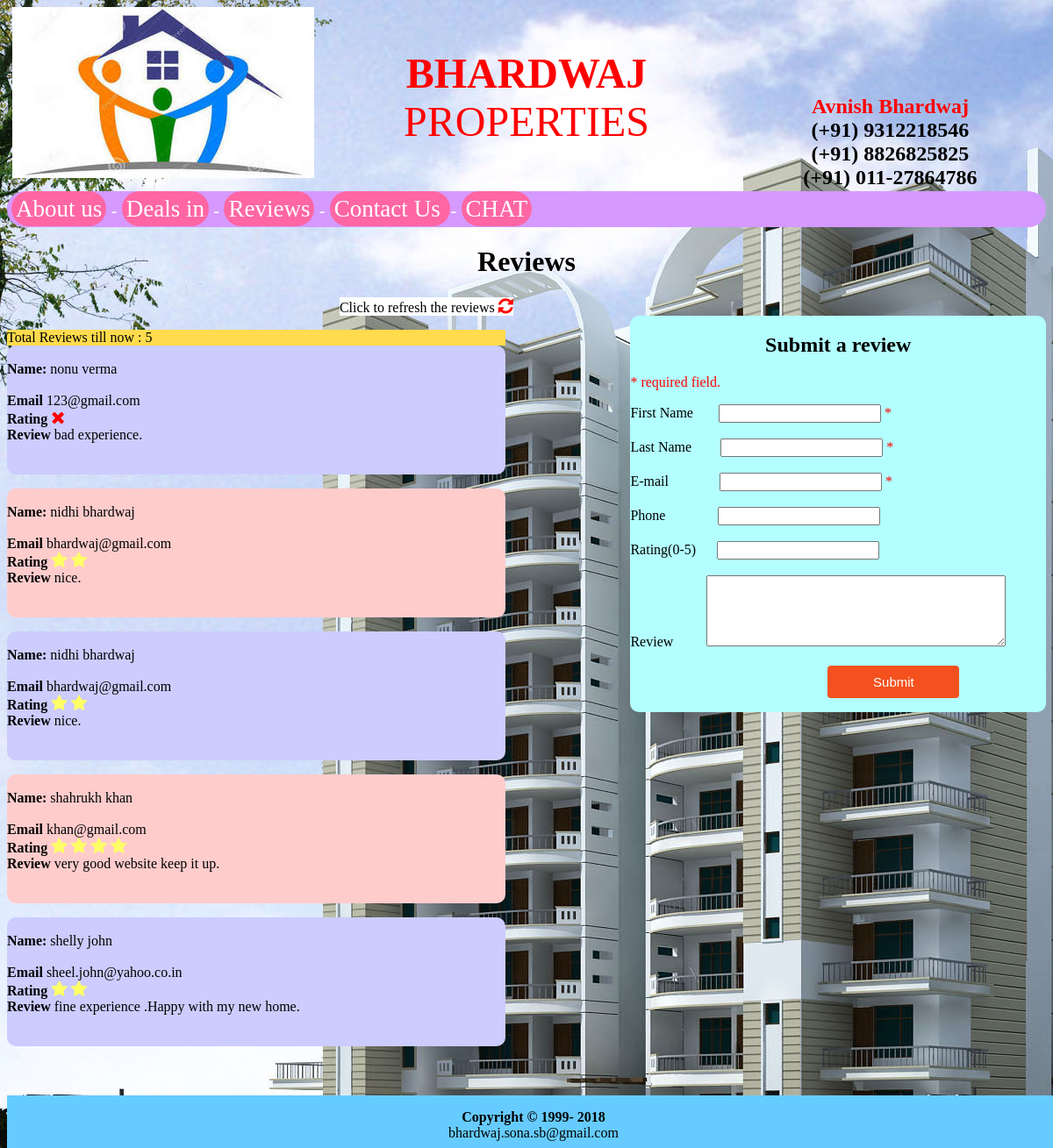
/review.php, run on the app's committed database.
### tables this page shows
CREATE TABLE `Reviews` (
  `id` int(6) UNSIGNED NOT NULL,
  `firstname` varchar(30) NOT NULL,
  `lastname` varchar(30) NOT NULL,
  `email` varchar(50) DEFAULT NULL,
  `phone_number` varchar(100) DEFAULT NULL,
  `rating` int(11) NOT NULL,
  `review` varchar(200) DEFAULT NULL,
  `reg_date` timestamp NOT NULL DEFAULT CURRENT_TIMESTAMP ON UPDATE CURRENT_TIMESTAMP
);

### review.php (the view, shortened to what this page needs)
<html>
<head>
  <?php include 'header.php'; ?>
  <?php include 'menu.php';?>
  <link rel="stylesheet" href="https://cdnjs.cloudflare.com/ajax/libs/font-awesome/4.7.0/css/font-awesome.min.css">
</head>
  <?php
  $fnameErr =$lnameErr= $emailErr  = $phoneErr = $display=$rating="";
  $fname = $lname= $email= $review = $phone_number = $ratingErr="";
  ?>
  <body>
    <h1 align="center">Reviews</h1>
    <div id="refresh" >
      Click to refresh the reviews
      <i type="button" class="fa fa-refresh" style="font-size:20px;color: #ff0000; " onclick="show_comment()"></i>
    </div>
    <div id="wrapper">
      <div id="leftcolumn">
        <?php
        $conn=new mysqli("localhost","root","");
        $sql = "SELECT * FROM Properties.Reviews";
        $result=$conn->query($sql);
        $rows=$result->num_rows;
        echo "<p id='refresh1'> Total Reviews till now :  ". $rows . "</p><bR>";
        $sql = "SELECT id, firstname, lastname ,email , phone_number ,rating,review FROM Properties.Reviews ORDER BY id DESC";
        $result = $conn->query($sql);
        if ($result->num_rows > 0) {
          $flag=0;
          while($row = $result->fetch_assoc()) {
            if($flag==0){
              echo '<p id="review" >';
              $flag=1;
            }
            else{
              echo '<p id="review" style="background-color:#ffcccc;">';
              $flag=0;
            }
            echo "<br> <b>Name: </b> " . $row["firstname"]." " .$row["lastname"]. "<br><br>" ."<b>Email </b>  ". $row["email"]." <br>" ;
            echo "<b>Rating </b> ";
            $i=0;
            if ($row["rating"]==0)
            {
              echo '<i class="fa fa-close" style="font-size:20px;color: #ff0000; "></i> ' ;
            }
            while ($i++ < $row["rating"])
            {
              echo '<i class="fa fa-star" style="font-size:20px;color: #FFFF66; "></i> ' ;
            }
            echo " <br>" ."<b>Review </b>   ". $row["review"]."<br><br><br>";
            echo "</p>";
          }
        } else {
          echo "<br> <h2>No reviews Available </h2>";
        }
        ?>
      </div>
      <div  id="rightcolumn">
        <h2 style="text-align:center;">Submit a review </h2>
        <p><span class="error">* required field.</span></p>
        <form  method="POST" action="<?php echo htmlspecialchars($_SERVER["PHP_SELF"]);?>">
          First Name<span style="display:inline-block ;width:25px;"></span> <input type="text" name="fname" value="<?php echo $fname;?>">
          <span class="error">* <?php echo $fnameErr;?></span>
          <br><br>
          Last  Name <span style="display:inline-block ;width:25px;"></span> <input type="text" name="lname" value="<?php echo $lname;?>">
          <span class="error">* <?php echo $lnameErr;?></span>
          <br><br>
          E-mail <span style="display:inline-block ;width:50px;"></span> <input type="text" name="email" >
          <span class="error">* <?php echo $emailErr;?></span>
          <br><br>
          Phone  <span style="display:inline-block ;width:52px;"></span> <input type="text" name="phone_number" value="<?php echo $phone_number;?>">
          <br><br>
          Rating(0-5)<span style="display:inline-block ;width:20px;"></span> <input name="rating" value="<?php echo $rating;?>">
          <br><br>
          Review <span style="display:inline-block ;width:30px;"></span> <textarea name="review" rows="5" cols="40"><?php echo $review;?></textarea>
          <br><br>
          <button  class="button" type="submit" name="submit" value="Submit">  <span>Submit</span> </button>
        </form>
      </div>
    </div>
    <?php include 'footer.php'; ?>
  </body>
  </html>

### header.php (shortened to what this page needs)
<?php
echo '<div style="width:100%;height:120px">';
echo '<div align="center" style="float:left;width:30%;"> <a href="index.php"><img src="images/home.jpg" /></a></div>';
echo '<div id="number" style="float:right;width:30%;margin-top:80px;text-align:right;">
	<h2 align="center"> <b style="color:red;">Avnish Bhardwaj </b><b><br>(+91) 9312218546 <br> (+91) 8826825825 <br> (+91) 011-27864786</b></h2>
	</div>';
echo '<div id="header" onmouseover="menumouseover1(this)" onmouseout="menumouseout1(this)" > <p><b>BHARDWAJ</b><br/> PROPERTIES</p> </div>';
echo '</div>';
?>

### menu.php (shortened to what this page needs)
<?php
echo '<div class="menu" >
<a class="menu"  href="index.php" onmouseover="menumouseover(this)" onmouseout="menumouseout(this)" >About us</a> -
<a class="menu" href="deal.php" onmouseover="menumouseover(this)" onmouseout="menumouseout(this)"  >Deals in</a> -
<a class="menu" href="review.php" onmouseover="menumouseover(this)" onmouseout="menumouseout(this)" >Reviews</a> -
<a class="menu" href="query.php" onmouseover="menumouseover(this)" onmouseout="menumouseout(this)" >Contact Us </a> -
<a class="menu" href="chat.php" onmouseover="menumouseover(this)" onmouseout="menumouseout(this)" >CHAT</a> </div>'
?>

### footer.php (shortened to what this page needs)
<?php
echo '<div id="footer"> <p><b>Copyright &copy; 1999- '. date('Y') .' </b><br> bhardwaj.sona.sb@gmail.com</p> </div>';
?>

### header.php (style rules this page uses)
#header { height:10%; float:right; text-align: center; color:red; font-size: 300%; width:40%; }

### menu.php (style rules this page uses)
.button { display: inline-block; border-radius: 4px; background-color: #f4511e; border: none; color: #FFFFFF; text-align: center; font-size: 15px; padding: 10px; width: 150px; transition: all 0.5s; cursor: pointer; margin-left: 225px; }
.button span { cursor: pointer; display: inline-block; position: relative; transition: 0.5s; }
.button span:after { content: '\00bb'; position: absolute; opacity: 0; top: 0; right: -20px; transition: 0.5s; }
.menu { margin-top:90px; color:white; padding: 5px; background-color:#ff66a3; text-decoration: none; border-radius: 20px; font-size: 130%; border-spacing: :20px; }
body { background-image: url("images/background.jpeg"); background-repeat: repeat-y; }
div.menu { background-color: #d699ff; }

### review.php (style rules this page uses)
#wrapper { width: 100%; }
#leftcolumn { float:left; width: 60%; margin-bottom: 100px; }
#rightcolumn { float:right; width: 40%; background-color: #b3ffff; border-radius: 10px; margin-bottom: 100px; }
#review { border-bottom: 10px; background-color: #ccccff; border-radius: 10px; width:80%; }
#refresh { margin-left:32%; text-align: right; float:left; background-color:white; }
#refresh1 { float:left; width: 80%; background-color: #ffdb4d; }
.error { color: #FF0000; }

### footer.php (style rules this page uses)
#footer { position:fixed; bottom:0; text-align: center; width:100%; height:60px; background:#6cf; }

### data on the page
reviews: firstname "nonu", lastname "verma", email "123@gmail.com", rating 0 (drawn), review "bad experience."
reviews: firstname "nidhi", lastname "bhardwaj", email "bhardwaj@gmail.com", rating 2 (drawn), review "nice."
reviews: firstname "nidhi", lastname "bhardwaj", email "bhardwaj@gmail.com", rating 2 (drawn), review "nice."
reviews: firstname "shahrukh", lastname "khan", email "khan@gmail.com", rating 4 (drawn), review "very good website keep it up."
reviews: firstname "shelly", lastname "john", email "sheel.john@yahoo.co.in", rating 2 (drawn), review "fine experience .Happy with my new home."

### other printed values
$rows "5"
